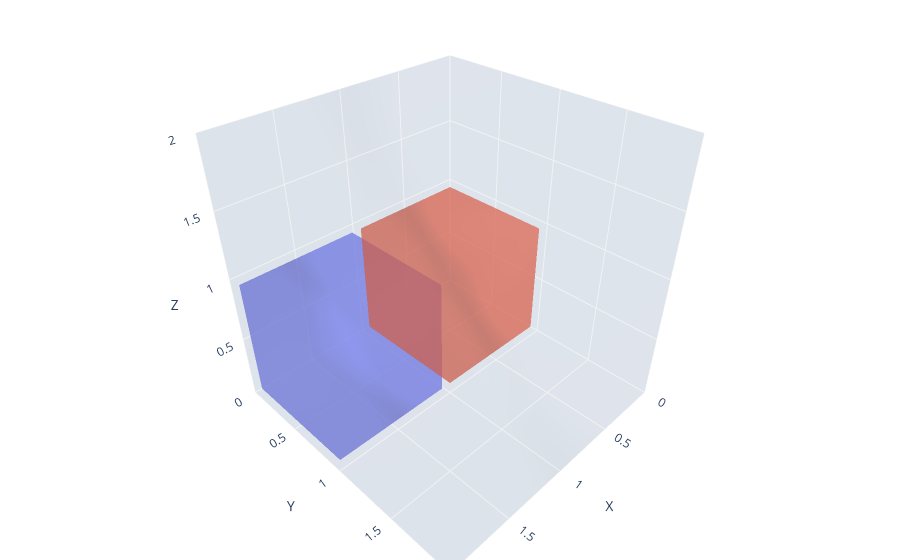

Notebook cell for this chart:
### Code cell
rotations = generate_rotations(voxels=sample_shape)
translations = generate_translations(voxels=sample_shape, n=2)
print(f"""
sample_shape = 
{np.array(sample_shape)}
first translation =
{np.array(translations[0])}
first rotation =
{np.array(rotations[0])}
""")
plot_blokk_shape_plotly(voxels=rotations[-1], n=2)

### Figure 1 — Plotly figure (JSON) as saved in the notebook; plotly's stock layout.template omitted (floating-point values rounded to 4 significant figures)
{"data": [{"alphahull": 1, "opacity": 0.5, "showscale": false, "type": "mesh3d", "x": [1.04, 1.96, 1.96, 1.04, 1.04, 1.96, 1.96, 1.04], "y": [0.04, 0.04, 0.96, 0.96, 0.04, 0.04, 0.96, 0.96], "z": [0.04, 0.04, 0.04, 0.04, 0.96, 0.96, 0.96, 0.96]}, {"alphahull": 1, "opacity": 0.5, "showscale": false, "type": "mesh3d", "x": [0.04, 0.96, 0.96, 0.04, 0.04, 0.96, 0.96, 0.04], "y": [0.04, 0.04, 0.96, 0.96, 0.04, 0.04, 0.96, 0.96], "z": [0.04, 0.04, 0.04, 0.04, 0.96, 0.96, 0.96, 0.96]}, {"alphahull": 0, "color": "lightgray", "opacity": 0.1, "showscale": false, "type": "mesh3d", "x": [0, 2, 2, 0, 0, 2, 2, 0], "y": [0, 0, 2, 2, 0, 0, 2, 2], "z": [0, 0, 0, 0, 2, 2, 2, 2]}], "layout": {"margin": {"b": 0, "l": 0, "r": 0, "t": 0}, "scene": {"aspectratio": {"x": 1, "y": 1, "z": 1}, "xaxis": {"range": [0, 2], "title": {"text": "X"}}, "yaxis": {"range": [0, 2], "title": {"text": "Y"}}, "zaxis": {"range": [0, 2], "title": {"text": "Z"}}}}}
